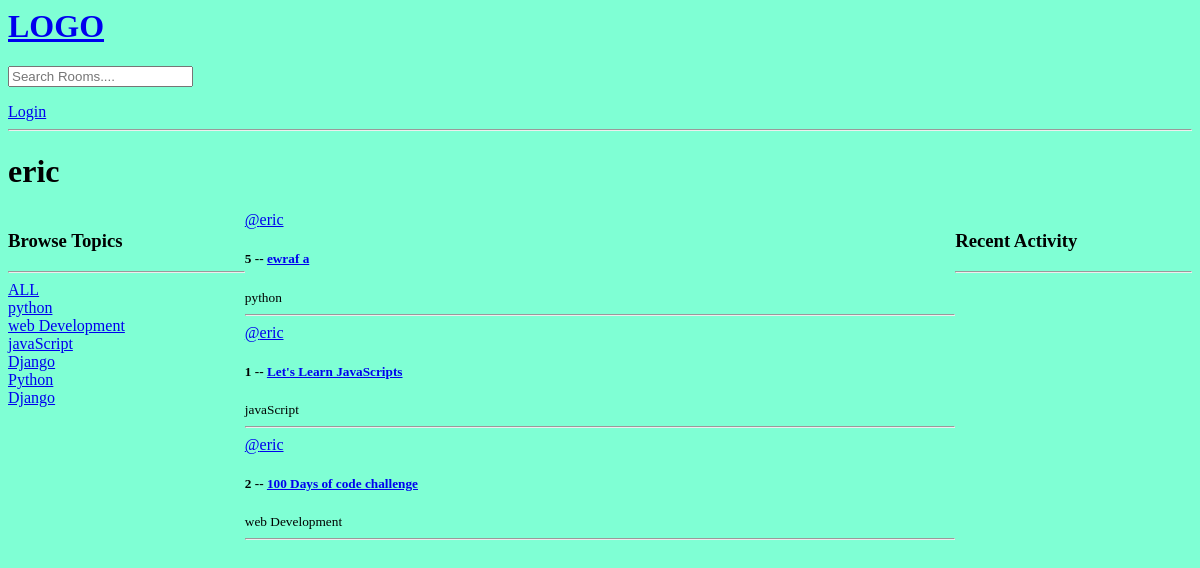
Page /profile/1/ on the earlier database version.
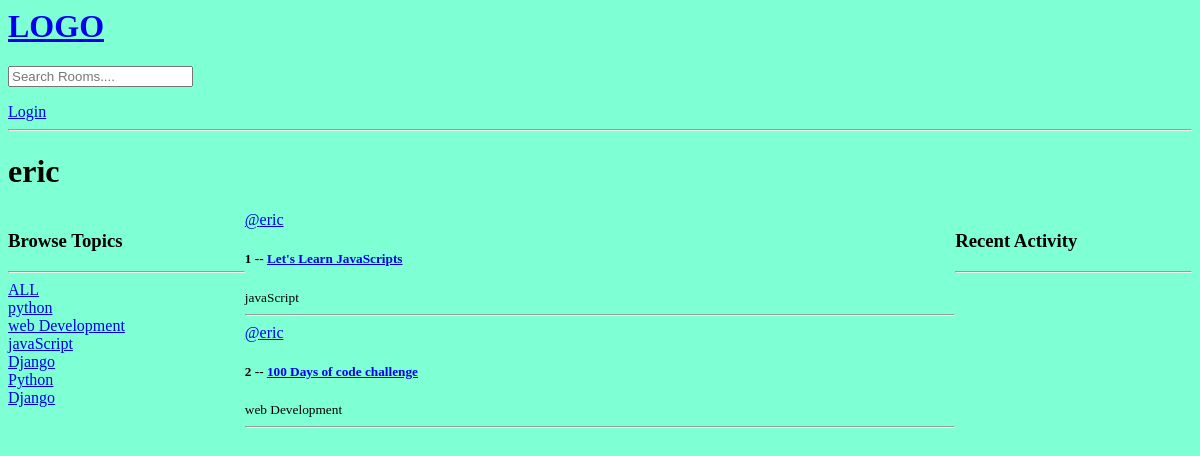
Same page on the later database version.
### base/models.py (models this page shows, shortened)
class Topic(models.Model):
    name = models.CharField(max_length=200)

class Room(models.Model):
    host = models.ForeignKey(User, on_delete=models.SET_NULL, null=True)
    topic = models.ForeignKey(Topic, on_delete=models.SET_NULL, null=True)
    name = models.CharField(max_length=200)
    description = models.TextField(null=True, blank=True)
    participants = models.ManyToManyField(User, related_name='participants', blank=True)
    updated = models.DateTimeField(auto_now=True)
    created = models.DateTimeField(auto_now_add=True)
    class Meta:
        ordering = ['-updated', '-created']

### base/views.py (the view)
# urls.py: path('profile/<str:pk>/', views.userProfile, name='user-profile'),
def userProfile(request, pk):
    user = User.objects.get(id=pk)
    rooms=user.room_set.all()
    room_message = user.message_set.all()
    topics =Topic.objects.all()
    context= {'user': user,'rooms': rooms,'room_message':room_message, 'topics':topics}
    return render(request, 'base/profile.html',context)

### base/templates/base/profile.html (shortened to what this page needs)
{% extends 'main.html' %}
{%block content%}
<h1>{{user.username}}</h1>
<div class="profile-container">
    <div>
        {% include 'base/topics_component.html' %}
    </div>
    <div>
        {% include 'base/feed_component.html' %}
    </div>
    <div>
        {% include 'base/activity_component.html' %}
    </div>
</div>
{%endblock content%}

### base/templates/base/topics_component.html
<h3>Browse Topics</h3>
        <hr>
        <div>
            <a href="{% url 'home' %}">ALL</a>
        </div>
        {% for topic in topics %}
            <div>
                <a href="{% url 'home' %}?q={{ topic.name }}">{{topic.name}}</a>
            </div>
        {%endfor%}

### base/templates/base/feed_component.html (shortened to what this page needs)
<div>
    {% for room in rooms %}
        <div>
            <a href="{% url 'user-profile' room.host.id %}">@{{room.host.username}}</a>
            <h5>{{room.id}} -- <a href='{% url "room" room.id %}'> {{room.name}} </a> </h5>
            <small>{{room.topic.name}}</small>
            <hr>
        </div>
    {%endfor%}
</div>

Differences in the rows shown:
removed Room: host.username "eric", id "5", name "ewraf a", topic.name "python"
